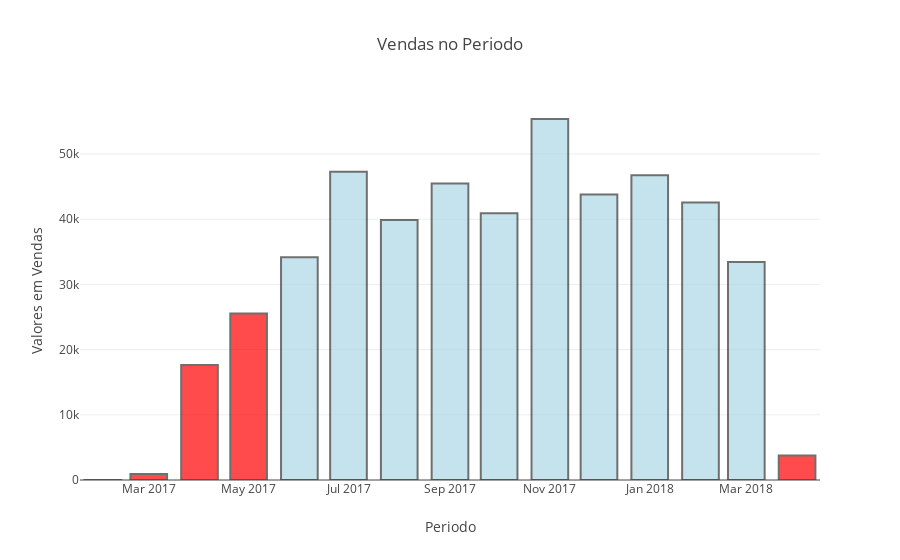

Notebook cell for this chart:
### Markdown cell above
**Gráficos de Vendas no Periodo**

### Code cell
import plotly.offline as py
import plotly.graph_objs as go

data = [go.Bar(x=vendas_por_mes.index,
               y=vendas_por_mes.values,
               marker = {'color': cores,  #lista de cores
                         'line': {'color': '#333',
                                  'width': 2}
                        },
               opacity= 0.7
              )
       ]

# Criando Layout
configuracoes_layout = go.Layout(title='Vendas no Periodo',
                                 yaxis={'title':'Valores em Vendas'},
                                 xaxis={'title':'Periodo'})

# Objeto figura

fig = go.Figure(data=data, layout=configuracoes_layout)

# plotando o grafico
py.iplot(fig, filename='Meses que nao superaram a meta de vendas')

### Figure 1 — Plotly figure (JSON) as saved in the notebook; plotly's stock layout.template omitted (floating-point values rounded to 4 significant figures)
{"data": [{"marker": {"color": ["red", "red", "red", "red", "lightblue", "lightblue", "lightblue", "lightblue", "lightblue", "lightblue", "lightblue", "lightblue", "lightblue", "lightblue", "red"], "line": {"color": "#333", "width": 2}}, "opacity": 0.7, "type": "bar", "uid": "2290b800-5a65-479c-9075-8932f2c9956e", "x": ["2017-02", "2017-03", "2017-04", "2017-05", "2017-06", "2017-07", "2017-08", "2017-09", "2017-10", "2017-11", "2017-12", "2018-01", "2018-02", "2018-03", "2018-04"], "y": [9.99, 902.9, 17650.0, 25560.0, 34170.0, 47280.0, 39900.0, 45460.0, 40910.0, 55370.0, 43810.0, 46760.0, 42560.0, 33440.0, 3754.0]}], "layout": {"title": "Vendas no Periodo", "xaxis": {"title": "Periodo"}, "yaxis": {"title": "Valores em Vendas"}}}
